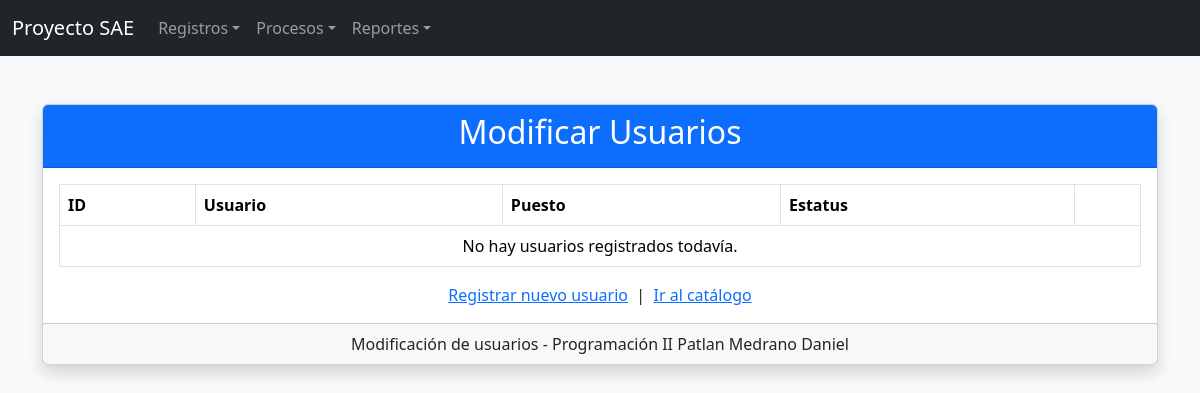
The page /proyecto_sae/formularios/modificar/Modificar_Usuarios.php on the database as committed earlier.
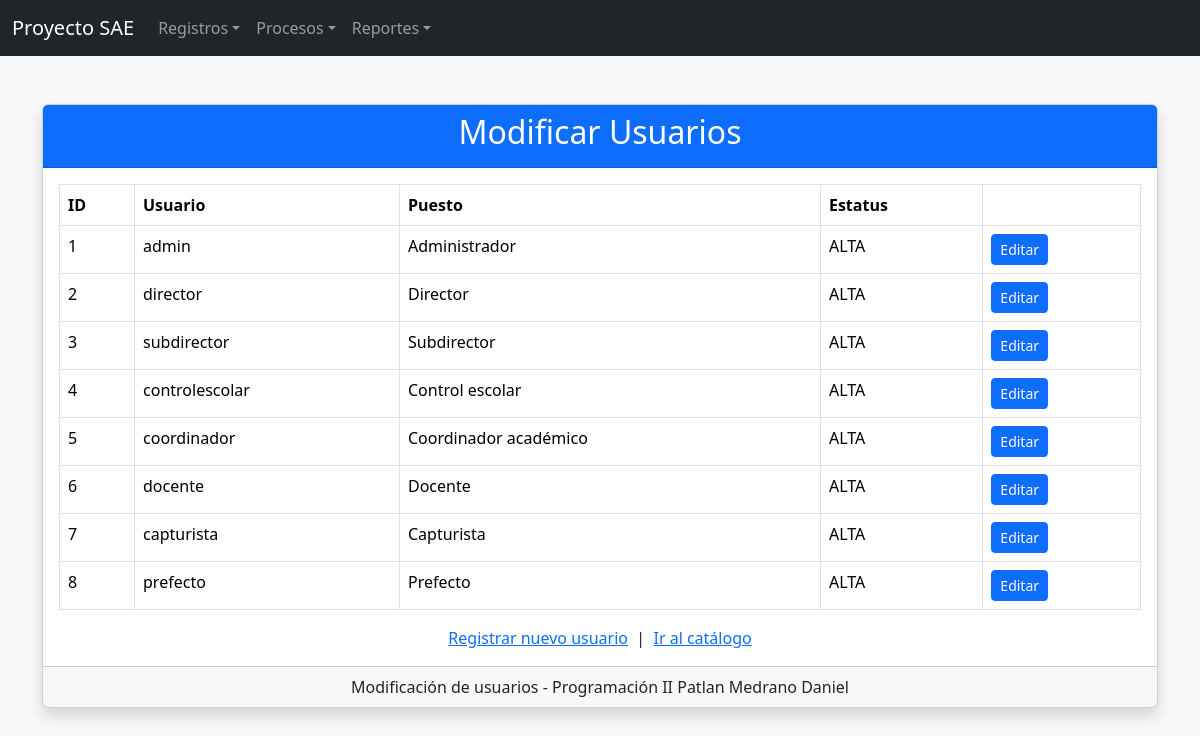
The same page on the database as committed later.
### tables this page shows
CREATE TABLE usuarios (
    ID_USER      INT AUTO_INCREMENT PRIMARY KEY,
    NOMBREUSER   VARCHAR(50) NOT NULL,
    PWUSER       VARCHAR(40) NOT NULL,    
    PUESTO       INT NOT NULL,            
    STATUS_USER  VARCHAR(4)  NOT NULL DEFAULT 'ALTA',
    UNIQUE KEY uq_nombreuser (NOMBREUSER),    
    CONSTRAINT fk_usuarios_puesto FOREIGN KEY (PUESTO) REFERENCES puesto (ID_PUESTO)
);

CREATE TABLE puesto (
    ID_PUESTO           INT AUTO_INCREMENT PRIMARY KEY,
    DESCRIPCION_PUESTO  VARCHAR(50) NOT NULL,
    STATUS_PUESTO       VARCHAR(4)  NOT NULL DEFAULT 'ALTA'
);

### proyecto_sae/config/conexion.php (called while the page is built, shortened)
<?php
$base = preg_replace('#/(Cruds|formularios)/.*$#i', '', $_SERVER['SCRIPT_NAME']);

### proyecto_sae/formularios/modificar/Modificar_Usuarios.php (the view, shortened to what the changed rows need)
<?php
require_once "../../config/conexion.php";
$usuario = null;
$puestos = $conexion->query("SELECT ID_PUESTO, DESCRIPCION_PUESTO, STATUS_PUESTO FROM puesto ORDER BY DESCRIPCION_PUESTO")->fetch_all(MYSQLI_ASSOC);
$listaUsuarios = null;
if ($usuario === null) {
    $listaUsuarios = $conexion->query("SELECT u.ID_USER, u.NOMBREUSER, u.STATUS_USER, p.DESCRIPCION_PUESTO FROM usuarios u INNER JOIN puesto p ON p.ID_PUESTO = u.PUESTO ORDER BY u.ID_USER");
}
?>
<!DOCTYPE html>
<html lang="es">
<head>
    <link href="<?= $base ?>/assets/css/bootstrap.min.css" rel="stylesheet">
</head>
<body class="bg-light">
<?php include __DIR__ . "/../../NavBar/navbar.php"; ?>
<div class="container mt-5">
    <div class="card shadow">
        <div class="card-header bg-primary text-white text-center">
            <h2>Modificar Usuarios</h2>
        </div>
        <div class="card-body">
            <?php if ($usuario !== null) { ?>
                <form method="POST" autocomplete="off">
                    <input type="hidden" name="id" value="<?php echo $usuario["ID_USER"]; ?>">
                    <div class="mb-3">
                        <label class="form-label">Id de usuario</label>
                        <input type="text" class="form-control" value="<?php echo $usuario["ID_USER"]; ?>" readonly>
                    </div>
                    <div class="mb-3">
                        <label class="form-label">Nombre de usuario</label>
                        <input type="text" name="nombreuser" class="form-control" maxlength="50" value="<?php echo htmlspecialchars($usuario["NOMBREUSER"]); ?>" required>
                    </div>
                    <div class="row">
                        <div class="col-md-6 mb-3">
                            <label class="form-label">Nueva contraseña</label>
                            <input type="password" name="pwuser" class="form-control">
                        </div>
                        <div class="col-md-6 mb-3">
                            <label class="form-label">Confirmar nueva contraseña</label>
                            <input type="password" name="pwuser2" class="form-control">
                        </div>
                        <div class="col-12 mb-3 text-muted small">Déjalas vacías si no quieres cambiar la contraseña.</div>
                    </div>
                    <div class="mb-3">
                        <label class="form-label">Puesto</label>
                        <select name="puesto" class="form-control" required>
                            <?php foreach ($puestos as $p) { ?>
                                <option value="<?= $p["ID_PUESTO"] ?>" <?= $usuario["PUESTO"] == $p["ID_PUESTO"] ? "selected" : "" ?>>
                                    <?= htmlspecialchars($p["DESCRIPCION_PUESTO"]) ?><?= $p["STATUS_PUESTO"] !== "ALTA" ? " (BAJA)" : "" ?>
                                </option>
                            <?php } ?>
                        </select>
                    </div>
                    <div class="mb-3">
                        <label class="form-label">Estatus</label>
                        <select name="estatus" class="form-control">
                            <option value="ALTA" <?php if ($usuario["STATUS_USER"] == "ALTA") echo "selected"; ?>>ALTA</option>
                            <option value="BAJA" <?php if ($usuario["STATUS_USER"] == "BAJA") echo "selected"; ?>>BAJA</option>
                        </select>
                    </div>
                    <button type="submit" name="actualizar" class="btn btn-primary">Guardar cambios</button>
                    <a href="<?= $base ?>/Cruds/crudusuarios.php" class="btn btn-secondary">Cancelar</a>
                </form>
            <?php } else { ?>
                <table class="table table-bordered table-hover">
                    <thead>
                        <tr>
                            <th>ID</th>
                            <th>Usuario</th>
                            <th>Puesto</th>
                            <th>Estatus</th>
                            <th></th>
                        </tr>
                    </thead>
                    <tbody>
                        <?php if ($listaUsuarios && $listaUsuarios->num_rows > 0) { ?>
                            <?php while ($fila = $listaUsuarios->fetch_assoc()) { ?>
                                <tr>
                                    <td><?php echo $fila["ID_USER"]; ?></td>
                                    <td><?php echo htmlspecialchars($fila["NOMBREUSER"]); ?></td>
                                    <td><?php echo htmlspecialchars($fila["DESCRIPCION_PUESTO"]); ?></td>
                                    <td><?php echo htmlspecialchars($fila["STATUS_USER"]); ?></td>
                                    <td><a href="?id=<?php echo $fila["ID_USER"]; ?>" class="btn btn-sm btn-primary">Editar</a></td>
                                </tr>
                            <?php } ?>
                        <?php } else { ?>
                            <tr>
                                <td colspan="5" class="text-center">No hay usuarios registrados todavía.</td>
                            </tr>
                        <?php } ?>
                    </tbody>
                </table>
            <?php } ?>
        </div>
    </div>
</div>
</body>
</html>

Rows that differ between the two databases and show on the page:
added usuarios: ID_USER "1", NOMBREUSER "admin", PUESTO.DESCRIPCION_PUESTO "Administrador", STATUS_USER "ALTA"
added usuarios: ID_USER "2", NOMBREUSER "director", PUESTO.DESCRIPCION_PUESTO "Director", STATUS_USER "ALTA"
added usuarios: ID_USER "3", NOMBREUSER "subdirector", PUESTO.DESCRIPCION_PUESTO "Subdirector", STATUS_USER "ALTA"
added usuarios: ID_USER "4", NOMBREUSER "controlescolar", PUESTO.DESCRIPCION_PUESTO "Control escolar", STATUS_USER "ALTA"
added usuarios: ID_USER "5", NOMBREUSER "coordinador", PUESTO.DESCRIPCION_PUESTO "Coordinador académico", STATUS_USER "ALTA"
added usuarios: ID_USER "6", NOMBREUSER "docente", PUESTO.DESCRIPCION_PUESTO "Docente", STATUS_USER "ALTA"
added usuarios: ID_USER "7", NOMBREUSER "capturista", PUESTO.DESCRIPCION_PUESTO "Capturista", STATUS_USER "ALTA"
added usuarios: ID_USER "8", NOMBREUSER "prefecto", PUESTO.DESCRIPCION_PUESTO "Prefecto", STATUS_USER "ALTA"
Other text that changed with them:
text no longer shown: "No hay usuarios registrados todavía."
